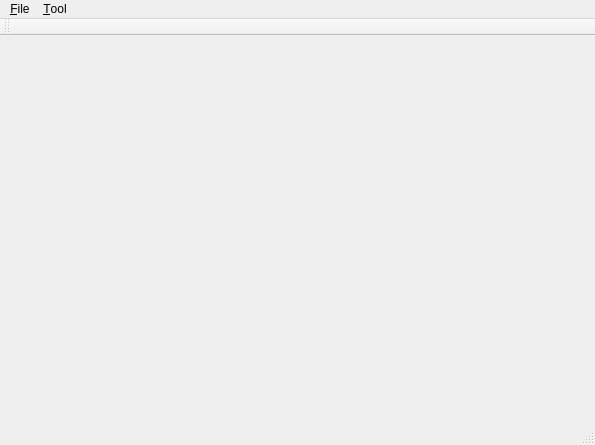
<?xml version="1.0" encoding="UTF-8"?>
<ui version="4.0">
 <class>MainWindow</class>
 <widget class="QMainWindow" name="MainWindow">
  <property name="geometry">
   <rect>
    <x>0</x>
    <y>0</y>
    <width>595</width>
    <height>445</height>
   </rect>
  </property>
  <property name="minimumSize">
   <size>
    <width>380</width>
    <height>285</height>
   </size>
  </property>
  <property name="windowTitle">
   <string>MainWindow</string>
  </property>
  <widget class="QWidget" name="centralWidget"/>
  <widget class="QMenuBar" name="menuBar">
   <property name="geometry">
    <rect>
     <x>0</x>
     <y>0</y>
     <width>595</width>
     <height>23</height>
    </rect>
   </property>
   <widget class="QMenu" name="menuTool">
    <property name="title">
     <string>&amp;Tool</string>
    </property>
    <addaction name="actionIM"/>
   </widget>
   <widget class="QMenu" name="menuFile">
    <property name="title">
     <string>&amp;File</string>
    </property>
    <addaction name="actionExit"/>
   </widget>
   <addaction name="menuFile"/>
   <addaction name="menuTool"/>
  </widget>
  <widget class="QToolBar" name="mainToolBar">
   <property name="sizePolicy">
    <sizepolicy hsizetype="Preferred" vsizetype="Fixed">
     <horstretch>0</horstretch>
     <verstretch>0</verstretch>
    </sizepolicy>
   </property>
   <property name="layoutDirection">
    <enum>Qt::LeftToRight</enum>
   </property>
   <attribute name="toolBarArea">
    <enum>TopToolBarArea</enum>
   </attribute>
   <attribute name="toolBarBreak">
    <bool>false</bool>
   </attribute>
  </widget>
  <widget class="QStatusBar" name="statusBar"/>
  <action name="actionIM">
   <property name="text">
    <string>IM</string>
   </property>
  </action>
  <action name="actionExit">
   <property name="text">
    <string>&amp;Exit</string>
   </property>
  </action>
  <action name="actionSwitch">
   <property name="text">
    <string>Switch</string>
   </property>
   <property name="toolTip">
    <string>Switch</string>
   </property>
  </action>
 </widget>
 <layoutdefault spacing="6" margin="11"/>
 <resources/>
 <connections/>
</ui>
